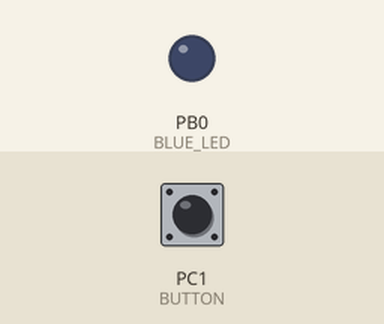
A program run on a simulated ATmega328P, built with avr-gcc and emulated at 16 MHz. Shown: output pins drawn as LEDs (lit = HIGH). Inputs (shaded band) come from the test bench; at power-on: PC1 (BUTTON) HIGH.

Above: at 1.2 s.
1.3 s: PC1 (BUTTON) pulled LOW for 0.15 s
At 1.37 s:
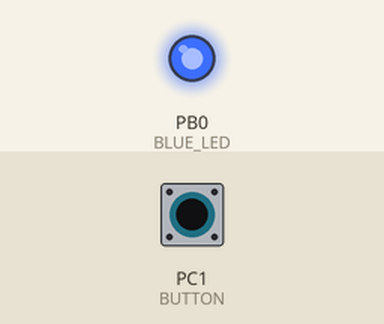
2.9 s: PC1 (BUTTON) pulled LOW for 3.2 s
At 6.8 s:
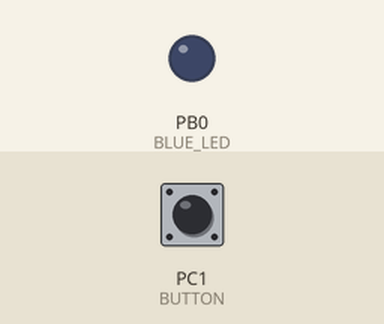
Timing chart, 0 to 8.3 s (numbered marks = the images above; inputs shaded):
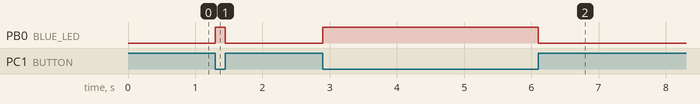

Measured:
- after the input at 1.3 s, PB0 (BLUE_LED): LOW → HIGH at once, → LOW 0.15 s later
- after the input at 2.9 s, PB0 (BLUE_LED): LOW → HIGH at once, → LOW 3.2 s later

The program:

main.c
```c
/*
 * pullupButtonTest.c
 *
 * Created: 3/2/2021 9:16:31 PM
 * Author : Grady
 */

#define F_CPU 16000000
#include <avr/io.h>

#define BLUE_LED 0 // PORT B
#define BUTTON 1 //PORT D

int main(void)
{
	DDRB = (1<<BLUE_LED); //PB0 is output; other pins input
	PORTC = (1<<BUTTON); // activate pullup on PC1
    while (1)
    {
		if (!(PINC & (1<<BUTTON))) // test if switch is pressed
			PORTB |= (1<<BLUE_LED); // set PB0 high (LED on)
		else
			PORTB &= ~(1<<BLUE_LED); // set PB0 low (LED off)
    }
}
```
